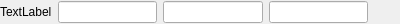
<?xml version="1.0" encoding="UTF-8"?>
<ui version="4.0">
 <class>DoubleTripletWidget</class>
 <widget class="QWidget" name="DoubleTripletWidget">
  <property name="geometry">
   <rect>
    <x>0</x>
    <y>0</y>
    <width>400</width>
    <height>24</height>
   </rect>
  </property>
  <property name="windowTitle">
   <string>Form</string>
  </property>
  <layout class="QGridLayout" name="gridLayout">
   <property name="leftMargin">
    <number>0</number>
   </property>
   <property name="topMargin">
    <number>0</number>
   </property>
   <property name="rightMargin">
    <number>0</number>
   </property>
   <property name="bottomMargin">
    <number>0</number>
   </property>
   <item row="0" column="1">
    <layout class="QVBoxLayout" name="verticalLayout_2">
     <item>
      <layout class="QHBoxLayout" name="horizontalLayout_3">
       <item>
        <widget class="QLabel" name="label">
         <property name="text">
          <string>TextLabel</string>
         </property>
        </widget>
       </item>
       <item>
        <widget class="QLineEdit" name="lineEdit3"/>
       </item>
       <item>
        <widget class="QLineEdit" name="lineEdit2"/>
       </item>
       <item>
        <widget class="QLineEdit" name="lineEdit1"/>
       </item>
       <item>
        <spacer name="horizontalSpacer">
         <property name="orientation">
          <enum>Qt::Horizontal</enum>
         </property>
         <property name="sizeHint" stdset="0">
          <size>
           <width>40</width>
           <height>20</height>
          </size>
         </property>
        </spacer>
       </item>
      </layout>
     </item>
    </layout>
   </item>
  </layout>
 </widget>
 <resources/>
 <connections/>
</ui>
